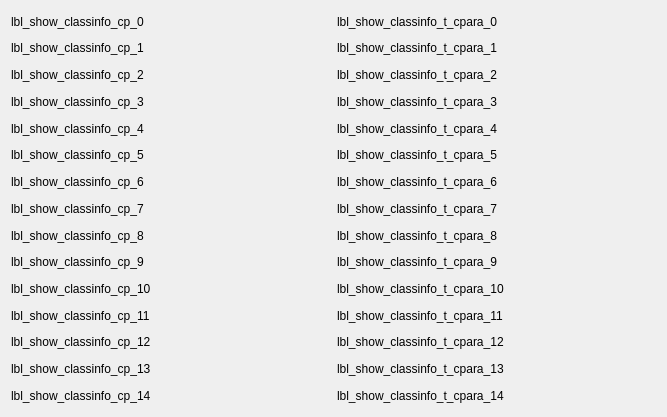
             <widget class="QWidget" name="scrollAreaWidgetContents_8">
              <property name="geometry">
               <rect>
                <x>0</x>
                <y>-115</y>
                <width>667</width>
                <height>417</height>
               </rect>
              </property>
              <layout class="QVBoxLayout" name="verticalLayout_31">
               <item>
                <layout class="QHBoxLayout" name="horizontalLayout_40">
                 <item>
                  <widget class="QLabel" name="lbl_show_classinfo_cp_0">
                   <property name="text">
                    <string>lbl_show_classinfo_cp_0</string>
                   </property>
                  </widget>
                 </item>
                 <item>
                  <widget class="QLabel" name="lbl_show_classinfo_t_cpara_0">
                   <property name="text">
                    <string>lbl_show_classinfo_t_cpara_0</string>
                   </property>
                  </widget>
                 </item>
                </layout>
               </item>
               <item>
                <layout class="QHBoxLayout" name="horizontalLayout_41">
                 <item>
                  <widget class="QLabel" name="lbl_show_classinfo_cp_1">
                   <property name="text">
                    <string>lbl_show_classinfo_cp_1</string>
                   </property>
                  </widget>
                 </item>
                 <item>
                  <widget class="QLabel" name="lbl_show_classinfo_t_cpara_1">
                   <property name="text">
                    <string>lbl_show_classinfo_t_cpara_1</string>
                   </property>
                  </widget>
                 </item>
                </layout>
               </item>
               <item>
                <layout class="QHBoxLayout" name="horizontalLayout_42">
                 <item>
                  <widget class="QLabel" name="lbl_show_classinfo_cp_2">
                   <property name="text">
                    <string>lbl_show_classinfo_cp_2</string>
                   </property>
                  </widget>
                 </item>
                 <item>
                  <widget class="QLabel" name="lbl_show_classinfo_t_cpara_2">
                   <property name="text">
                    <string>lbl_show_classinfo_t_cpara_2</string>
                   </property>
                  </widget>
                 </item>
                </layout>
               </item>
               <item>
                <layout class="QHBoxLayout" name="horizontalLayout_43">
                 <item>
                  <widget class="QLabel" name="lbl_show_classinfo_cp_3">
                   <property name="text">
                    <string>lbl_show_classinfo_cp_3</string>
                   </property>
                  </widget>
                 </item>
                 <item>
                  <widget class="QLabel" name="lbl_show_classinfo_t_cpara_3">
                   <property name="text">
                    <string>lbl_show_classinfo_t_cpara_3</string>
                   </property>
                  </widget>
                 </item>
                </layout>
               </item>
               <item>
                <layout class="QHBoxLayout" name="horizontalLayout_44">
                 <item>
                  <widget class="QLabel" name="lbl_show_classinfo_cp_4">
                   <property name="text">
                    <string>lbl_show_classinfo_cp_4</string>
                   </property>
                  </widget>
                 </item>
                 <item>
                  <widget class="QLabel" name="lbl_show_classinfo_t_cpara_4">
                   <property name="text">
                    <string>lbl_show_classinfo_t_cpara_4</string>
                   </property>
                  </widget>
                 </item>
                </layout>
               </item>
               <item>
                <layout class="QHBoxLayout" name="horizontalLayout_45">
                 <item>
                  <widget class="QLabel" name="lbl_show_classinfo_cp_5">
                   <property name="text">
                    <string>lbl_show_classinfo_cp_5</string>
                   </property>
                  </widget>
                 </item>
                 <item>
                  <widget class="QLabel" name="lbl_show_classinfo_t_cpara_5">
                   <property name="text">
                    <string>lbl_show_classinfo_t_cpara_5</string>
                   </property>
                  </widget>
                 </item>
                </layout>
               </item>
               <item>
                <layout class="QHBoxLayout" name="horizontalLayout_46">
                 <item>
                  <widget class="QLabel" name="lbl_show_classinfo_cp_6">
                   <property name="text">
                    <string>lbl_show_classinfo_cp_6</string>
                   </property>
                  </widget>
                 </item>
                 <item>
                  <widget class="QLabel" name="lbl_show_classinfo_t_cpara_6">
                   <property name="text">
                    <string>lbl_show_classinfo_t_cpara_6</string>
                   </property>
                  </widget>
                 </item>
                </layout>
               </item>
               <item>
                <layout class="QHBoxLayout" name="horizontalLayout_47">
                 <item>
                  <widget class="QLabel" name="lbl_show_classinfo_cp_7">
                   <property name="text">
                    <string>lbl_show_classinfo_cp_7</string>
                   </property>
                  </widget>
                 </item>
                 <item>
                  <widget class="QLabel" name="lbl_show_classinfo_t_cpara_7">
                   <property name="text">
                    <string>lbl_show_classinfo_t_cpara_7</string>
                   </property>
                  </widget>
                 </item>
                </layout>
               </item>
               <item>
                <layout class="QHBoxLayout" name="horizontalLayout_48">
                 <item>
                  <widget class="QLabel" name="lbl_show_classinfo_cp_8">
                   <property name="text">
                    <string>lbl_show_classinfo_cp_8</string>
                   </property>
                  </widget>
                 </item>
                 <item>
                  <widget class="QLabel" name="lbl_show_classinfo_t_cpara_8">
                   <property name="text">
                    <string>lbl_show_classinfo_t_cpara_8</string>
                   </property>
                  </widget>
                 </item>
                </layout>
               </item>
               <item>
                <layout class="QHBoxLayout" name="horizontalLayout_49">
                 <item>
                  <widget class="QLabel" name="lbl_show_classinfo_cp_9">
                   <property name="text">
                    <string>lbl_show_classinfo_cp_9</string>
                   </property>
                  </widget>
                 </item>
                 <item>
                  <widget class="QLabel" name="lbl_show_classinfo_t_cpara_9">
                   <property name="text">
                    <string>lbl_show_classinfo_t_cpara_9</string>
                   </property>
                  </widget>
                 </item>
                </layout>
               </item>
               <item>
                <layout class="QHBoxLayout" name="horizontalLayout_50">
                 <item>
                  <widget class="QLabel" name="lbl_show_classinfo_cp_10">
                   <property name="text">
                    <string>lbl_show_classinfo_cp_10</string>
                   </property>
                  </widget>
                 </item>
                 <item>
                  <widget class="QLabel" name="lbl_show_classinfo_t_cpara_10">
                   <property name="text">
                    <string>lbl_show_classinfo_t_cpara_10</string>
                   </property>
                  </widget>
                 </item>
                </layout>
               </item>
               <item>
                <layout class="QHBoxLayout" name="horizontalLayout_51">
                 <item>
                  <widget class="QLabel" name="lbl_show_classinfo_cp_11">
                   <property name="text">
                    <string>lbl_show_classinfo_cp_11</string>
                   </property>
                  </widget>
                 </item>
                 <item>
                  <widget class="QLabel" name="lbl_show_classinfo_t_cpara_11">
                   <property name="text">
                    <string>lbl_show_classinfo_t_cpara_11</string>
                   </property>
                  </widget>
                 </item>
                </layout>
               </item>
               <item>
                <layout class="QHBoxLayout" name="horizontalLayout_52">
                 <item>
                  <widget class="QLabel" name="lbl_show_classinfo_cp_12">
                   <property name="text">
                    <string>lbl_show_classinfo_cp_12</string>
                   </property>
                  </widget>
                 </item>
                 <item>
                  <widget class="QLabel" name="lbl_show_classinfo_t_cpara_12">
                   <property name="text">
                    <string>lbl_show_classinfo_t_cpara_12</string>
                   </property>
                  </widget>
                 </item>
                </layout>
               </item>
               <item>
                <layout class="QHBoxLayout" name="horizontalLayout_53">
                 <item>
                  <widget class="QLabel" name="lbl_show_classinfo_cp_13">
                   <property name="text">
                    <string>lbl_show_classinfo_cp_13</string>
                   </property>
                  </widget>
                 </item>
                 <item>
                  <widget class="QLabel" name="lbl_show_classinfo_t_cpara_13">
                   <property name="text">
                    <string>lbl_show_classinfo_t_cpara_13</string>
                   </property>
                  </widget>
                 </item>
                </layout>
               </item>
               <item>
                <layout class="QHBoxLayout" name="horizontalLayout_54">
                 <item>
                  <widget class="QLabel" name="lbl_show_classinfo_cp_14">
                   <property name="text">
                    <string>lbl_show_classinfo_cp_14</string>
                   </property>
                  </widget>
                 </item>
                 <item>
                  <widget class="QLabel" name="lbl_show_classinfo_t_cpara_14">
                   <property name="text">
                    <string>lbl_show_classinfo_t_cpara_14</string>
                   </property>
                  </widget>
                 </item>
                </layout>
               </item>
              </layout>
             </widget>
